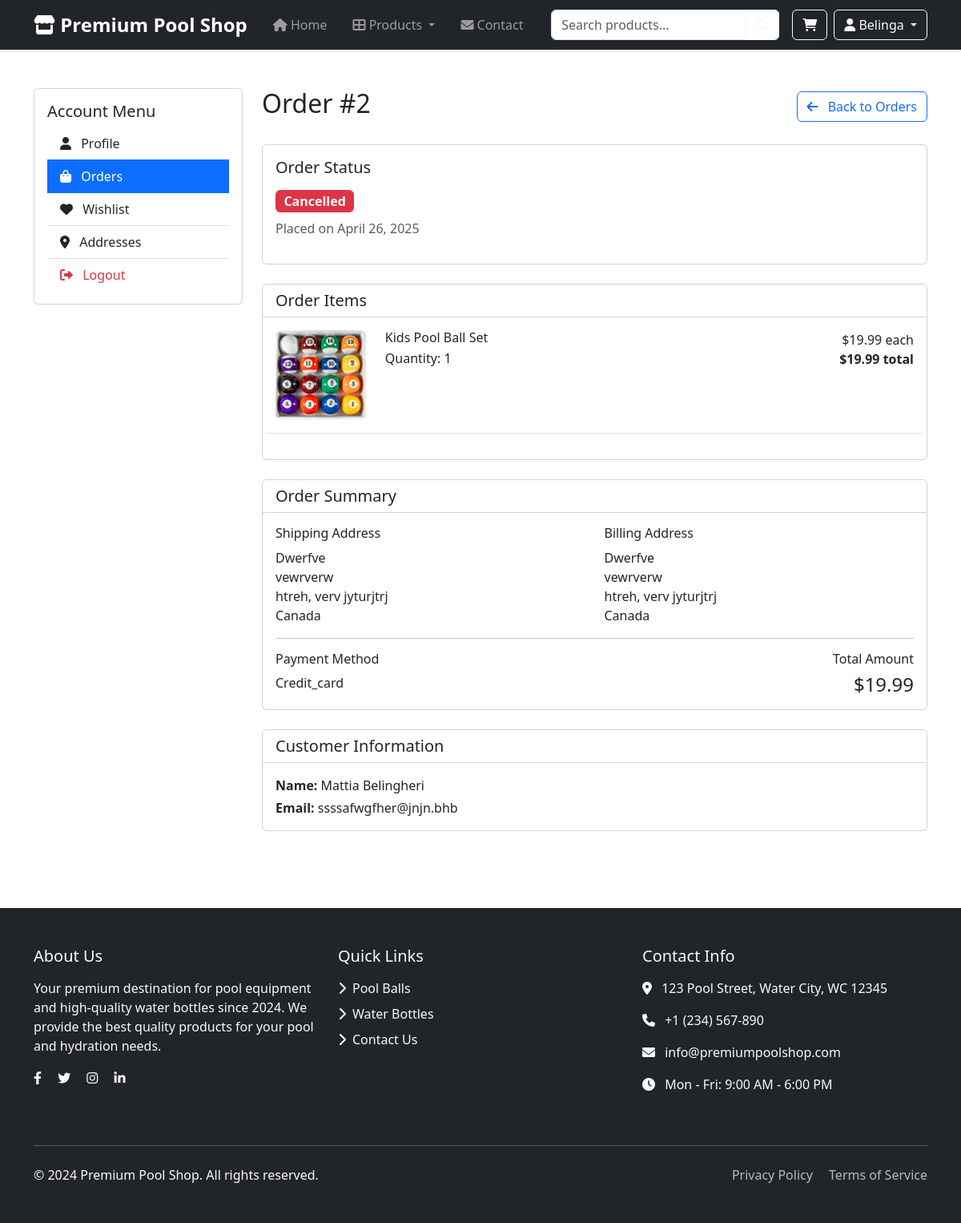
The page /orders/order_details.php?id=2 (signed in) on the database its author committed.
### tables this page shows
CREATE TABLE `orders` (
  `id` int(11) NOT NULL,
  `user_id` int(11) NOT NULL,
  `total_amount` decimal(10,2) NOT NULL,
  `status` enum('pending','processing','shipped','delivered','cancelled') DEFAULT 'pending',
  `shipping_address` text NOT NULL,
  `billing_address` text NOT NULL,
  `payment_method` varchar(50) NOT NULL,
  `notes` text DEFAULT NULL,
  `created_at` timestamp NOT NULL DEFAULT current_timestamp(),
  `updated_at` timestamp NOT NULL DEFAULT current_timestamp() ON UPDATE current_timestamp()
);

CREATE TABLE `order_items` (
  `id` int(11) NOT NULL,
  `order_id` int(11) NOT NULL,
  `product_id` int(11) NOT NULL,
  `quantity` int(11) NOT NULL,
  `price` decimal(10,2) NOT NULL
);

CREATE TABLE `products` (
  `id` int(11) NOT NULL,
  `name` varchar(100) NOT NULL,
  `description` text DEFAULT NULL,
  `size` varchar(50) DEFAULT NULL,
  `weight` decimal(10,2) DEFAULT NULL,
  `price` decimal(10,2) NOT NULL,
  `stock_quantity` int(11) NOT NULL DEFAULT 0,
  `category_id` int(11) DEFAULT NULL
);

CREATE TABLE `users` (
  `id` int(11) NOT NULL,
  `username` varchar(50) NOT NULL,
  `email` varchar(100) NOT NULL,
  `password` varchar(255) NOT NULL,
  `first_name` varchar(50) NOT NULL,
  `last_name` varchar(50) NOT NULL,
  `address` text DEFAULT NULL,
  `city` varchar(100) DEFAULT NULL,
  `state` varchar(50) DEFAULT NULL,
  `country` varchar(50) DEFAULT NULL,
  `phone` varchar(20) DEFAULT NULL
);

### orders/order_details.php (the view, shortened to what this page needs)
<?php
require_once __DIR__ . "/../includes/config/functions.php";
$order_id = (int)$_GET['id'];
$order_sql = "SELECT o.*,
              u.first_name, u.last_name, u.email
              FROM orders o
              JOIN users u ON o.user_id = u.id
              WHERE o.id = ? AND o.user_id = ?";
$stmt = mysqli_prepare($conn, $order_sql);
mysqli_stmt_bind_param($stmt, "ii", $order_id, $_SESSION['user_id']);
mysqli_stmt_execute($stmt);
$order_result = mysqli_stmt_get_result($stmt);
$order = mysqli_fetch_assoc($order_result);
$items_sql = "SELECT oi.*, p.name,
              (SELECT image_url FROM product_images WHERE product_id = p.id AND image_order = 1 LIMIT 1) as product_image
              FROM order_items oi
              JOIN products p ON oi.product_id = p.id
              WHERE oi.order_id = ?";
$stmt = mysqli_prepare($conn, $items_sql);
mysqli_stmt_bind_param($stmt, "i", $order_id);
mysqli_stmt_execute($stmt);
$items_result = mysqli_stmt_get_result($stmt);
include __DIR__ . '/../includes/components/header.php';
?>
<div class="container py-5">
    <div class="row">
        <div class="col-md-3">
            <div class="card mb-4">
                <div class="card-body">
                    <h5 class="card-title">Account Menu</h5>
                    <div class="list-group list-group-flush">
                        <a href="account.php" class="list-group-item list-group-item-action">
                            <i class="fas fa-user me-2"></i> Profile
                        </a>
                        <a href="/E-commerce_Belingheri_Barlascini/orders/orders.php" class="list-group-item list-group-item-action active">
                            <i class="fas fa-shopping-bag me-2"></i> Orders
                        </a>
                        <a href="wishlist.php" class="list-group-item list-group-item-action">
                            <i class="fas fa-heart me-2"></i> Wishlist
                        </a>
                        <a href="addresses.php" class="list-group-item list-group-item-action">
                            <i class="fas fa-map-marker-alt me-2"></i> Addresses
                        </a>
                        <a href="/E-commerce_Belingheri_Barlascini/auth/logout.php" class="list-group-item list-group-item-action text-danger">
                            <i class="fas fa-sign-out-alt me-2"></i> Logout
                        </a>
                    </div>
                </div>
            </div>
        </div>
        <div class="col-md-9">
            <div class="d-flex justify-content-between align-items-center mb-4">
                <h2>Order #<?php echo $order['id']; ?></h2>
                <a href="orders.php" class="btn btn-outline-primary">
                    <i class="fas fa-arrow-left me-2"></i> Back to Orders
                </a>
            </div>
            <div class="card mb-4">
                <div class="card-body">
                    <div class="row">
                        <div class="col-md-6">
                            <h5 class="mb-3">Order Status</h5>
                            <span class="badge bg-<?php
                                echo match($order['status']) {
                                    'pending' => 'warning',
                                    'processing' => 'info',
                                    'shipped' => 'primary',
                                    'delivered' => 'success',
                                    'cancelled' => 'danger',
                                    default => 'secondary'
                                };
                            ?> fs-6">
                                <?php echo ucfirst($order['status']); ?>
                            </span>
                            <p class="text-muted mt-2">
                                Placed on <?php echo date('F j, Y', strtotime($order['created_at'])); ?>
                            </p>
                        </div>
                        <div class="col-md-6 text-md-end">
                        </div>
                    </div>
                </div>
            </div>
            <div class="card mb-4">
                <div class="card-header bg-white">
                    <h5 class="mb-0">Order Items</h5>
                </div>
                <div class="card-body">
                    <?php while ($item = mysqli_fetch_assoc($items_result)): ?>
                        <div class="row mb-3 pb-3 border-bottom">
                            <div class="col-md-2">
                                <?php if ($item['product_image']): ?>
                                    <img src="<?php echo htmlspecialchars($item['product_image']); ?>"
                                         class="img-fluid rounded"
                                         alt="<?php echo htmlspecialchars($item['name']); ?>">
                                <?php else: ?>
                                    <div class="bg-light rounded d-flex align-items-center justify-content-center" style="height: 100px;">
                                        <span class="text-muted">No image</span>
                                    </div>
                                <?php endif; ?>
                            </div>
                            <div class="col-md-6">
                                <h6 class="mb-1"><?php echo htmlspecialchars($item['name']); ?></h6>
                                <p class="mb-0">Quantity: <?php echo $item['quantity']; ?></p>
                            </div>
                            <div class="col-md-4 text-md-end">
                                <p class="mb-0">$<?php echo number_format($item['price'], 2); ?> each</p>
                                <p class="fw-bold">$<?php echo number_format($item['price'] * $item['quantity'], 2); ?> total</p>
                            </div>
                        </div>
                    <?php endwhile; ?>
                </div>
            </div>
            <div class="card mb-4">
                <div class="card-header bg-white">
                    <h5 class="mb-0">Order Summary</h5>
                </div>
                <div class="card-body">
                    <div class="row">
                        <div class="col-md-6">
                            <h6>Shipping Address</h6>
                            <address class="mb-0">
                                <?php echo nl2br(htmlspecialchars($order['shipping_address'])); ?>
                            </address>
                        </div>
                        <div class="col-md-6">
                            <h6>Billing Address</h6>
                            <address class="mb-0">
                                <?php echo nl2br(htmlspecialchars($order['billing_address'])); ?>
                            </address>
                        </div>
                    </div>
                    <hr>
                    <div class="row">
                        <div class="col-md-6">
                            <h6>Payment Method</h6>
                            <p class="mb-0"><?php echo ucfirst($order['payment_method']); ?></p>
                        </div>
                        <div class="col-md-6 text-md-end">
                            <h6>Total Amount</h6>
                            <p class="h4 mb-0">$<?php echo number_format($order['total_amount'], 2); ?></p>
                        </div>
                    </div>
                </div>
            </div>
            <div class="card">
                <div class="card-header bg-white">
                    <h5 class="mb-0">Customer Information</h5>
                </div>
                <div class="card-body">
                    <div class="row">
                        <div class="col-md-6">
                            <p class="mb-1">
                                <strong>Name:</strong> <?php echo htmlspecialchars($order['first_name'] . ' ' . $order['last_name']); ?>
                            </p>
                            <p class="mb-0">
                                <strong>Email:</strong> <?php echo htmlspecialchars($order['email']); ?>
                            </p>
                        </div>
                    </div>
                </div>
            </div>
        </div>
    </div>
</div>
<?php include __DIR__ . '/../includes/components/footer.php'; ?>

### rows shown on the page
orders: id "2", status "Cancelled", created_at "April 26, 2025", shipping_address "Dwerfve vewrverw htreh, verv jyturjtrj Canada", billing_address "Dwerfve vewrverw htreh, verv jyturjtrj Canada", payment_method "Credit_card", total_amount "19.99", user.last_name "Mattia Belingheri", user.email "ssssafwgfher@jnjn.bhb"
order_items: product.name "Kids Pool Ball Set", quantity "1", price "19.99", $item['price']*$item['quantity'] "19.99"

### other values the page prints
getCurrentUsername() "Belinga"
